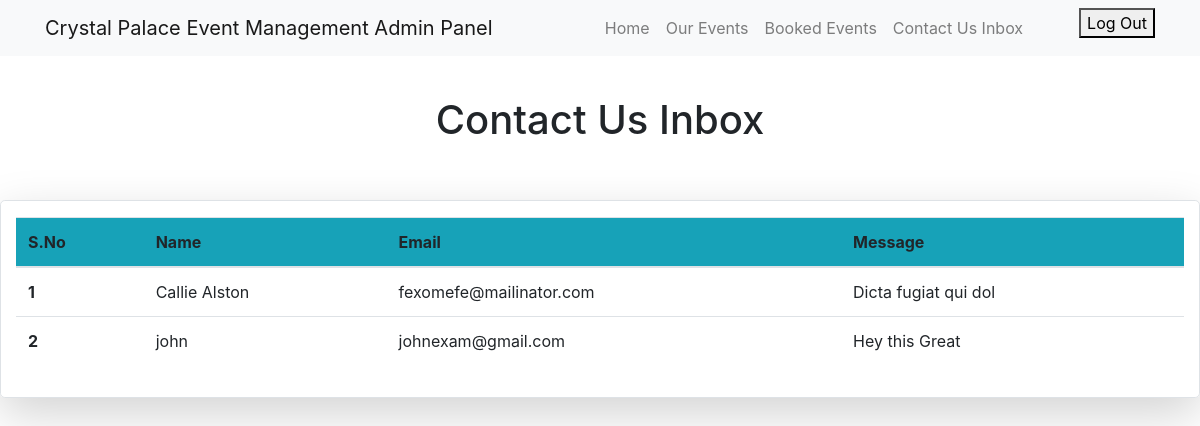
Page /pages/emailinbox.php (signed in) on the committed database.
### tables this page shows
CREATE TABLE `contactus` (
  `id` int(255) NOT NULL,
  `name` varchar(255) NOT NULL,
  `email` varchar(255) NOT NULL,
  `message` varchar(255) NOT NULL
);

### pages/emailinbox.php (the view, shortened to what this page needs)
<!DOCTYPE html>
<html>
	<head>
		<link rel="stylesheet" href="../asset/style.css">
    <link rel="stylesheet" href="../asset/bootstrap.min.css">
	</head>
<body>
<?php include('nav.php')?>
<div class="container-fluid py-5">
<div class="row">
<div class="col-md-12 my-5">
        <center><h1>Contact Us Inbox</h1></center>
		</div>
</div>
	<div class="row">
		<div class="col-md-12 py-3 border shadow-lg rounded-lg">
        <div class="table-responsive-xl">
        <table class="table">
  <thead class="bg-info">
    <tr>
      <th scope="col">S.No</th>
      <th scope="col">Name</th>
      <th scope="col">Email</th>
      <th scope="col">Message</th>
    </tr>
  </thead>
  <tbody>
  <?php
  $i = 1;
include '../conn/conn.php';
try
{
	$sel=$con->prepare("select *from contactus");
	$sel->execute();
	$row=$sel->rowCount();
	if($row>0)
	{
		while($f=$sel->fetch(PDO::FETCH_ASSOC))
		{
			?>
    <tr>
      <th scope="row"><?php echo $i++ ?></th>
      <td><?php echo $f['name'];?></td>
      <td><?php echo $f['email'];?></td>
      <td><?php echo $f['message'];?></td>
    </tr>
    <?php
		}
	}
}
catch(PDOException $r)
{
	die('Error:'.$r->getMessage());
}
?>
  </tbody>
</table>
</div>
		</div>
	</div>
</div>
</body>
</html>

### rows in the picture
contactus: name "Callie Alston", email "fexomefe@mailinator.com", message "Dicta fugiat qui dol"
contactus: name "john", email "johnexam@gmail.com", message "Hey this Great"
